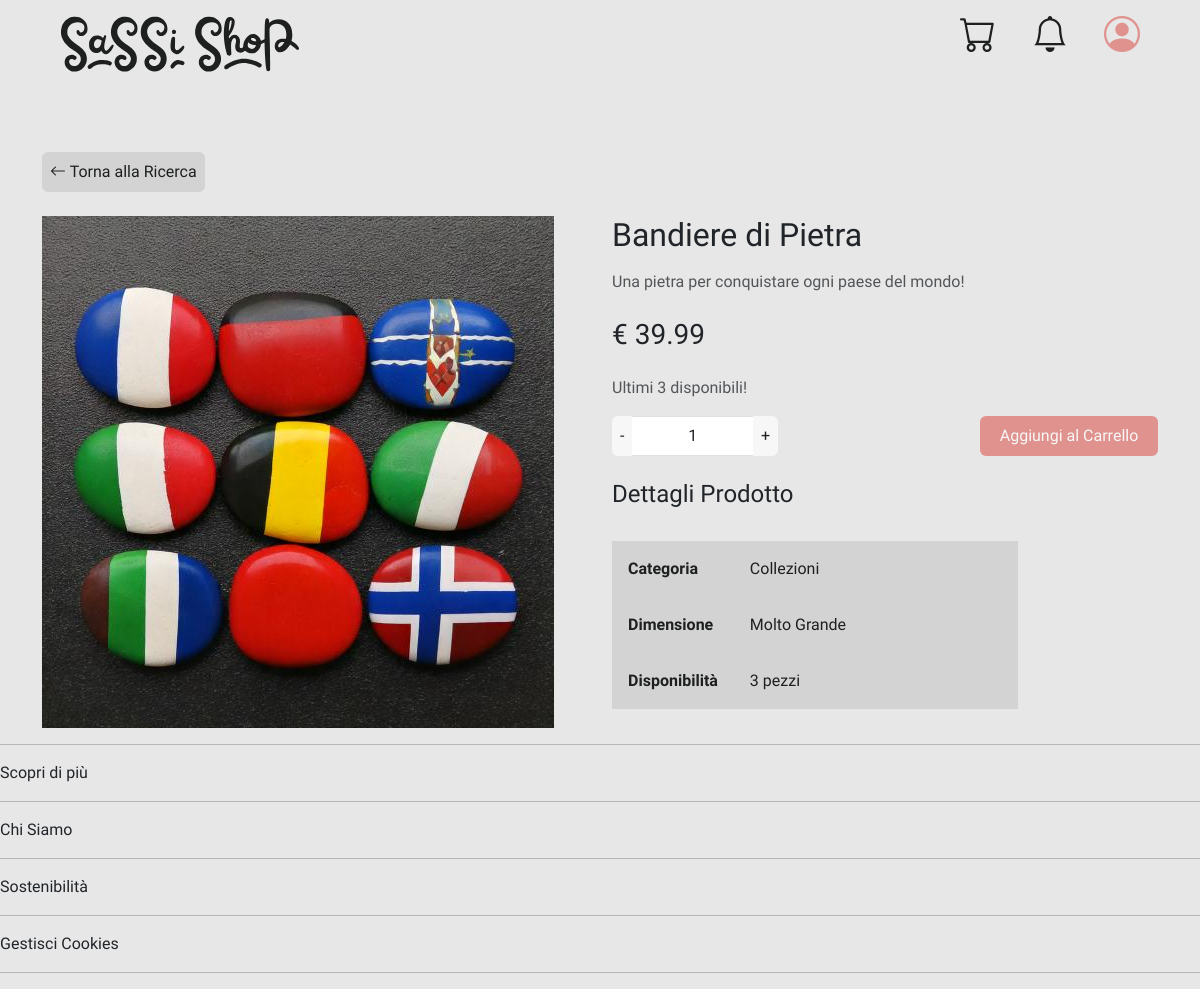
The app's page /?page=productPage&id=3 with its own data.
### tables this page shows
CREATE TABLE IF NOT EXISTS Product (
    id INT AUTO_INCREMENT PRIMARY KEY,
    name VARCHAR(127) NOT NULL,
    description TEXT,
    price DECIMAL(10, 2) NOT NULL,
    quantity INT NOT NULL,
    category INT NOT NULL,
    size INT NOT NULL,
    image TEXT DEFAULT "",
    isCollection BOOLEAN DEFAULT FALSE,
    FOREIGN KEY (category) REFERENCES Category(id) ON DELETE RESTRICT,
    FOREIGN KEY (size) REFERENCES Size(id) ON DELETE RESTRICT
);

CREATE TABLE IF NOT EXISTS Category (
    id INT AUTO_INCREMENT PRIMARY KEY,
    name VARCHAR(127) NOT NULL,
    description TEXT
);

CREATE TABLE IF NOT EXISTS Size (
    id INT AUTO_INCREMENT PRIMARY KEY,
    size VARCHAR(50) NOT NULL
);

### db/database.php (called while the page is built, shortened)
<?php
class DatabaseHelper {
    private ?mysqli $db = null;
    private array $configuration;
    public function __construct() {
        $this->configuration = [
            'servername' => 'localhost',
            'username' => 'root',
            'password' => '',
            'database' => 'SassiShop',
            'charset' => 'utf8mb4'
        ];
    }
    private function connect(): void {
        if ($this->db === null) {
            try {
                $this->db = new mysqli(
                    $this->configuration['servername'],
                    $this->configuration['username'],
                    $this->configuration['password'],
                    $this->configuration['database']
                );
                $this->db->set_charset($this->configuration['charset']);
            } catch(Exception $e) {
                throw new Exception("Connection failed: " . $e->getMessage());
            }
        }
    }
    private function execute(string $sql, array $params = []): mysqli_stmt {
        $temp = $this->db->prepare($sql);
        if (!empty($params)) {
            $types = str_repeat('s', count($params));
            $temp->bind_param($types, ...array_values($params));
        }
        if (!$temp->execute()) {
            throw new Exception("Execute failed: " . $temp->error);
        }
        return $temp;
    }
    public function getProductInfo(int $productId): array {
        $sql = "SELECT * FROM Product WHERE id = ?";
        $temp = $this->execute($sql, [$productId]);
        $result = $temp->get_result();
        $product = $result->fetch_assoc() ?: [];
        return $product;
    }
    public function getCategoryName(int $categoryId): string {
        $sql = "SELECT name FROM Category WHERE id = ?";
        $temp = $this->execute($sql, [$categoryId]);
        $result = $temp->get_result();
        $category = $result->fetch_assoc();
        return $category['name'] ?? '';
    }
    public function getSizeName(int $sizeId): string {
        $sql = "SELECT size FROM Size WHERE id = ?";
        $temp = $this->execute($sql, [$sizeId]);
        $result = $temp->get_result();
        $size = $result->fetch_assoc();
        return $size['size'] ?? '';
    }
}
?>

### src/bootstrap.php (called while the page is built, shortened)
<?php
    require_once("../db/database.php");
    require_once("utils/functions.php");
    $dbh = new DatabaseHelper();
?>

### src/utils/functions.php (called while the page is built, shortened)
<?php
    function isAdmin() : bool {
        return (isset($_SESSION["privilege"]) && $_SESSION["privilege"] == 1);
    }
    function getProductImage($product) {
        $defaultImage = "../assets/images/placeholders/not_available.png";
        return file_exists($product["image"]) ? $product["image"] : $defaultImage;
    }
    function getQuantityAlert(int $quantity) : string {
        if($quantity <= 0) return "Prodotto esaurito!";
        else if($quantity == 1) return "Ultimo disponibile!";
        else if($quantity <= 5) return "Ultimi " . $quantity . " disponibili!";
        return "";
    }
?>

### src/template/productPage.php (the view, shortened to what this page needs)
<?php
$productId = $_GET["id"];
$product = $dbh->getProductInfo($productId);
?>
<div class="container mt-5">
    <div class="row mb-4">
        <div class="col">
            <?php $previousPage = isset($_SERVER['HTTP_REFERER']) ? $_SERVER['HTTP_REFERER'] : '?page=search'; ?>
            <a href="<?php echo $previousPage; ?>" class="btn btn-outline-secondary go-back-search">
                <i class="bi bi-arrow-left"></i> Torna alla Ricerca
            </a>
        </div>
    </div>
    <div class="row">
        <div class="col-md-6">
            <img src=<?php echo getProductImage($product); ?> class="img-fluid" alt="<?php echo $product['name']; ?>">
        </div>
        <div class="col-md-6">
            <h2 class="mb-3"><?php echo $product['name']; ?></h2>
            <p class="text-muted mb-4"><?php echo $product['description']; ?></p>
            <div class="d-flex justify-content-between align-items-center mb-4">
                <h3 class="mb-0">€ <?php echo $product['price']; ?></h3>
            </div>
            <p class="text-muted mb-3">
                <?php echo getQuantityAlert($product['quantity']); ?>
            </p>
            <?php if($product['quantity'] > 0 && !isAdmin()): ?>
                <div class="row align-items-center mb-4">
                    <div class="col-4">
                        <div class="input-group">
                            <button class="btn btn-outline-secondary quantity-remover" type="button">-</button>
                            <input type="number" name="product-quantity" class="form-control text-center" value="1" min="1" max="<?php echo $product['quantity']; ?>">
                            <button class="btn btn-outline-secondary quantity-adder" type="button">+</button>
                        </div>
                    </div>
                    <div class="col-8 text-end">
                        <button class="btn w-50 add-to-cart"> Aggiungi al Carrello </button>
                    </div>
                </div>
            <?php endif; ?>
            <div class="mt-4">
                <h4>Dettagli Prodotto</h4>
                <table class="product-details-table">
                    <tbody>
                        <tr>
                            <th scope="row">Categoria</th>
                            <td><?php echo $dbh->getCategoryName($product['category']); ?></td>
                        </tr>
                        <tr>
                            <th scope="row">Dimensione</th>
                            <td><?php echo $dbh->getSizeName($product['size']); ?></td>
                        </tr>
                        <tr>
                            <th scope="row">Disponibilità</th>
                            <td><?php echo ($product['quantity'] == 1) ? $product['quantity'] . " pezzo" : $product['quantity'] . " pezzi"?></td>
                        </tr>
                    </tbody>
                </table>
            </div>
        </div>
    </div>
</div>

### assets/styles/style.css (style rules this page uses)
:root.light-mode { --background-color: rgba(231, 231, 231, 1); --background-half-color: rgba(211, 211, 211, 1); --text-color: rgba(29, 32, 31, 1); --placeholder-color: rgba(29, 32, 31, 0.625); --primary-color: rgba(223, 146, 142, 1); --primary-hover-color: rgba(227, 160, 156, 1); --secondary-color: rgba(197, 136, 130, 1); --secondary-hover-color: rgba(209, 151, 148, 1); --highlight-color: rgba(234, 210, 172, 1); --highlight-color-hover: rgba(223, 194, 155, 1); --controls-background-color: rgba(247, 247, 247, 1); --controls-border-color: rgba(204, 204, 204, 1); --controls-hover-color: rgba(250, 250, 250, 1); --controls-disabled-color: rgba(176, 176, 176, 1); --success-color: rgba(76, 175, 80, 1); --success-color-hover: rgba(58, 158, 69, 1); --warning-color: rgba(255, 193, 7, 1); --warning-color-hover: rgba(224, 168, 0, 1); --error-color: rgba(244, 67, 54, 1); --error-color-hover: rgba(214, 52, 42, 1); --info-color: rgba(33, 150, 243, 1); --info-color-hover: rgba(30, 135, 226, 1); }
* { transition: all 0.3s ease; }
body { margin: 0; padding: 0; background-color: var(--background-color); font-family: 'Istok Web'; }
.quantity-remover, .quantity-adder { background-color: var(--controls-background-color) !important; border: none; color: var(--text-color); font-size: 1rem; padding: 0.5rem; }
.add-to-cart { background-color: var(--primary-color); color: var(--controls-background-color); padding: 0.5rem; border: none; }
.go-back-search { background-color: var(--background-half-color); color: var(--text-color) !important; border-color: "transparent" !important; padding: 0.5rem; border: none; }
.product-details-table { background-color: var(--background-half-color); color: var(--text-color); margin-top: 2rem; border-color: var(--controls-border-color); }
.product-details-table th { width: 30%; padding: 1rem; font-weight: 600; border-color: var(--controls-border-color); }
.product-details-table td { padding: 1rem; border-color: var(--controls-border-color); }

### records on screen
product: image (picture), name "Bandiere di Pietra", description "Una pietra per conquistare ogni paese del mondo!", price "39.99", quantity "Ultimi 3 disponibili!", category.name "Collezioni", size.size "Molto Grande", quantity "3"
